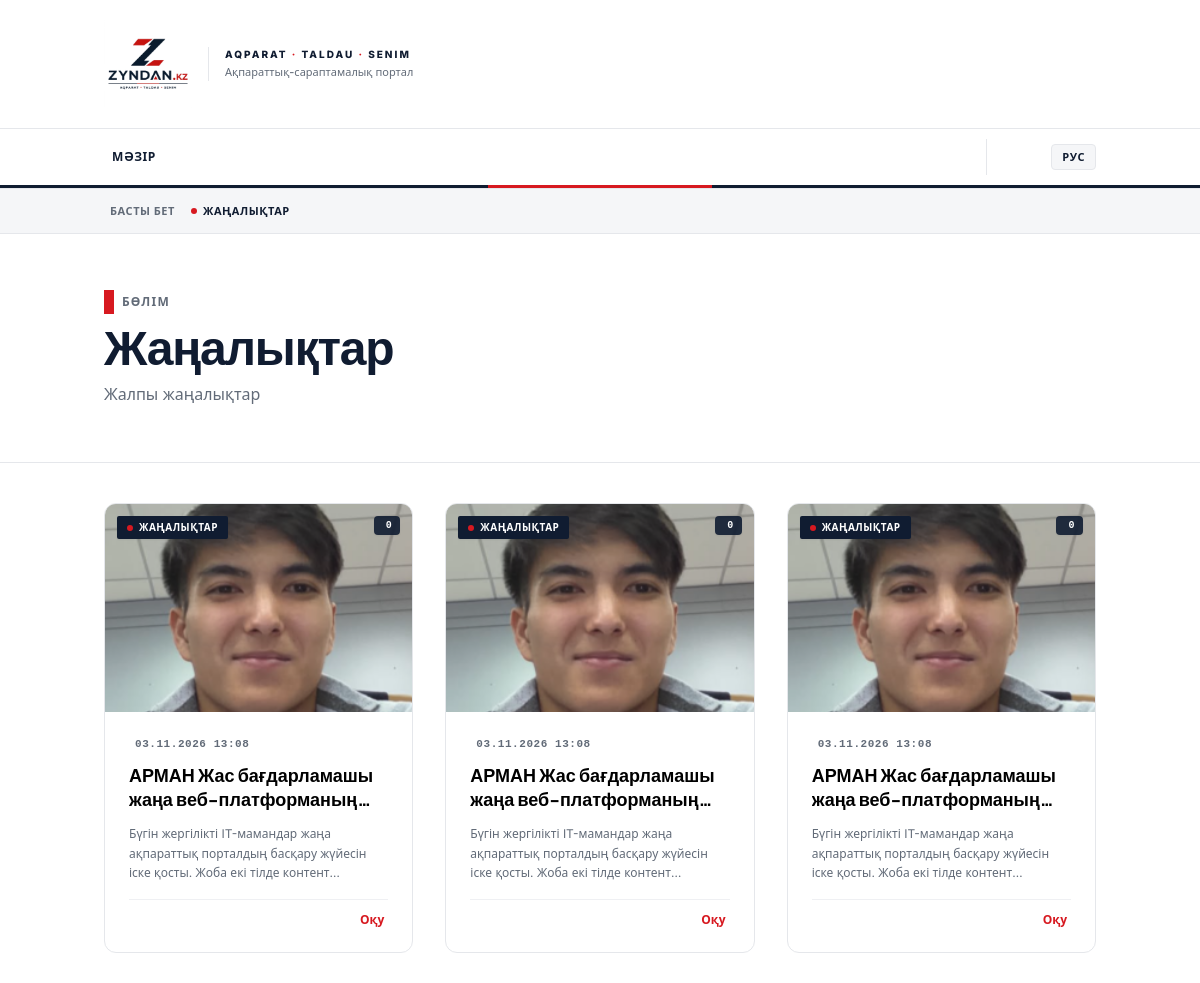
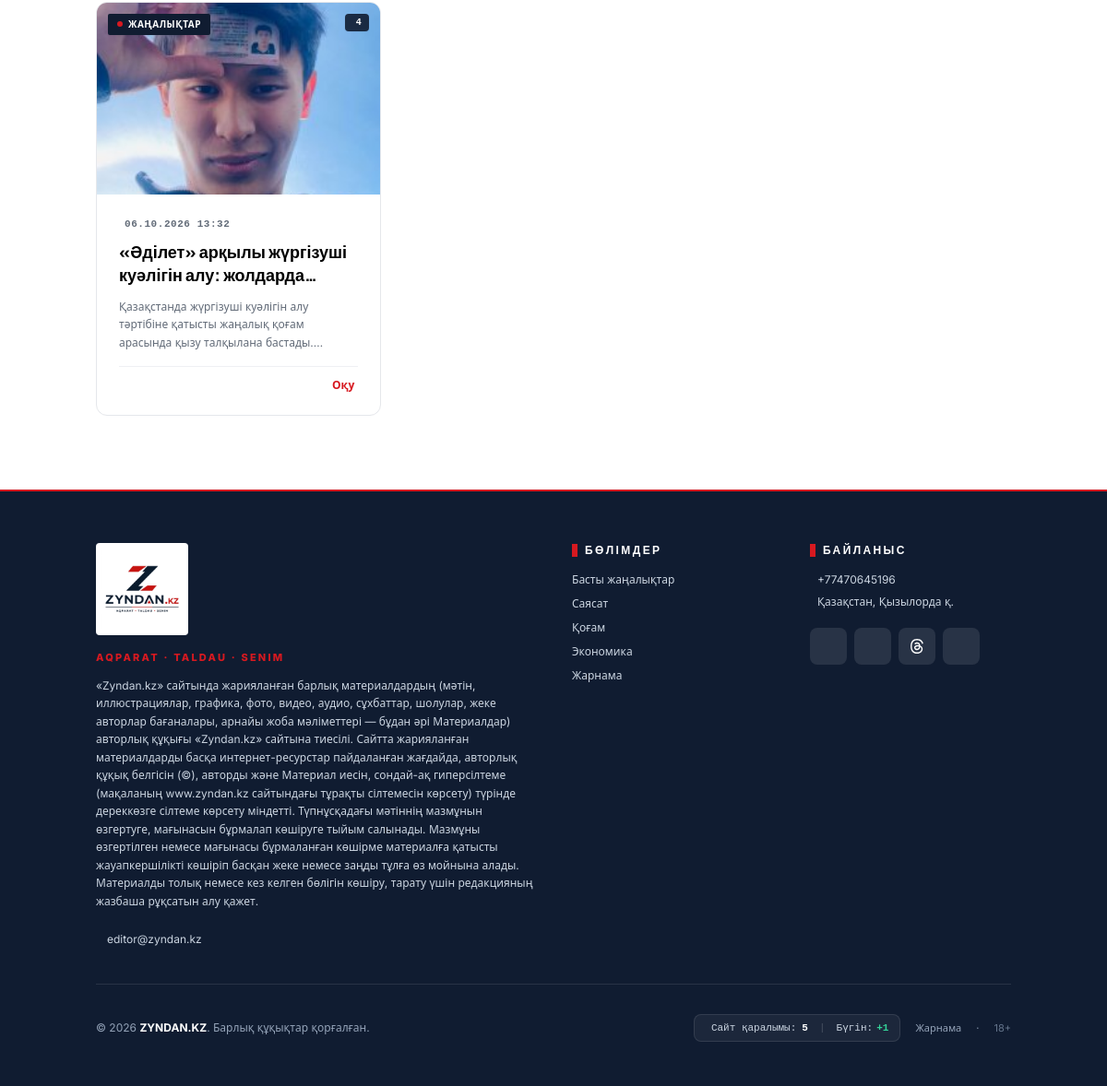
Page /zhanalyqtar on the earlier database version (2 pictures, top to bottom).
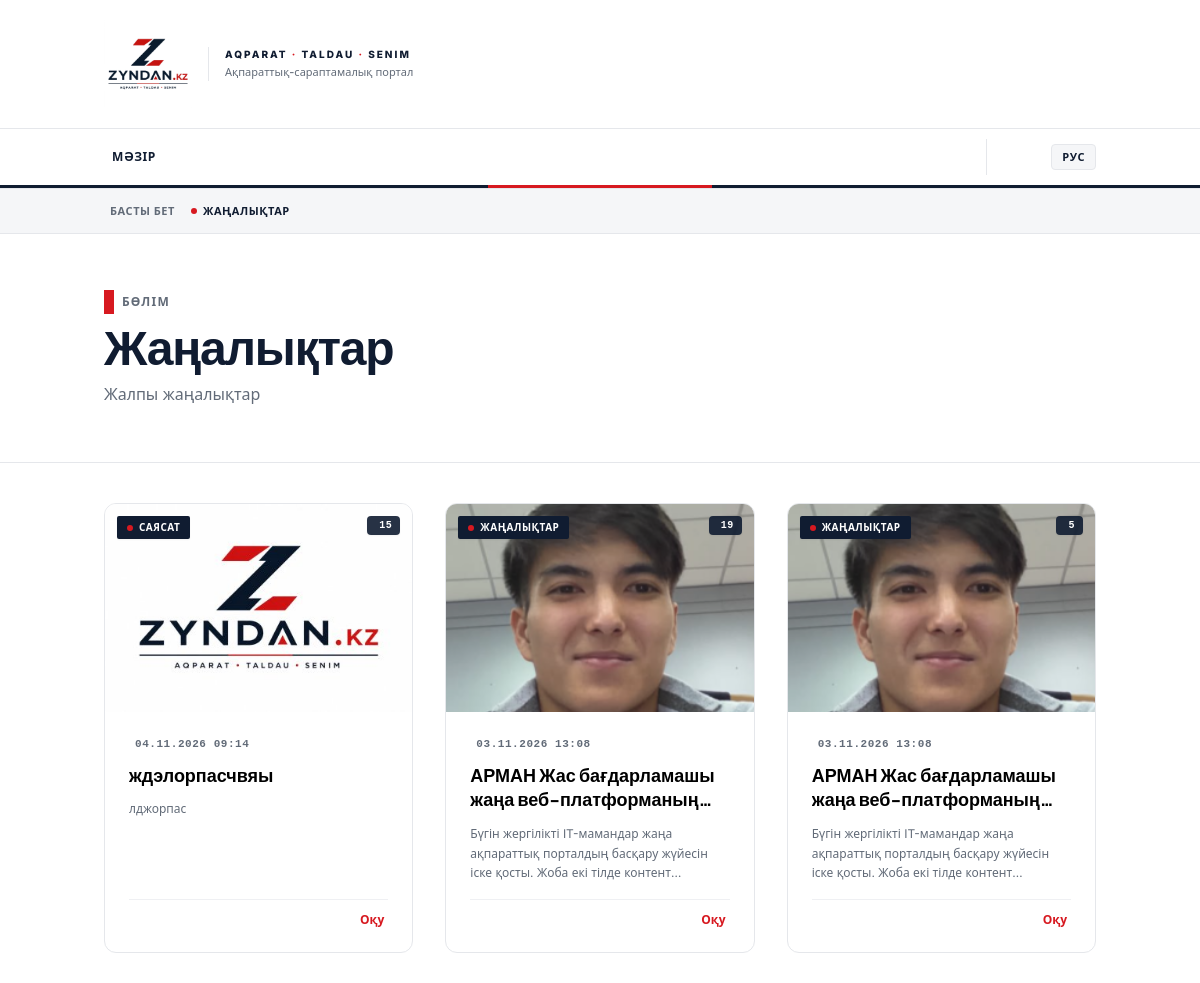
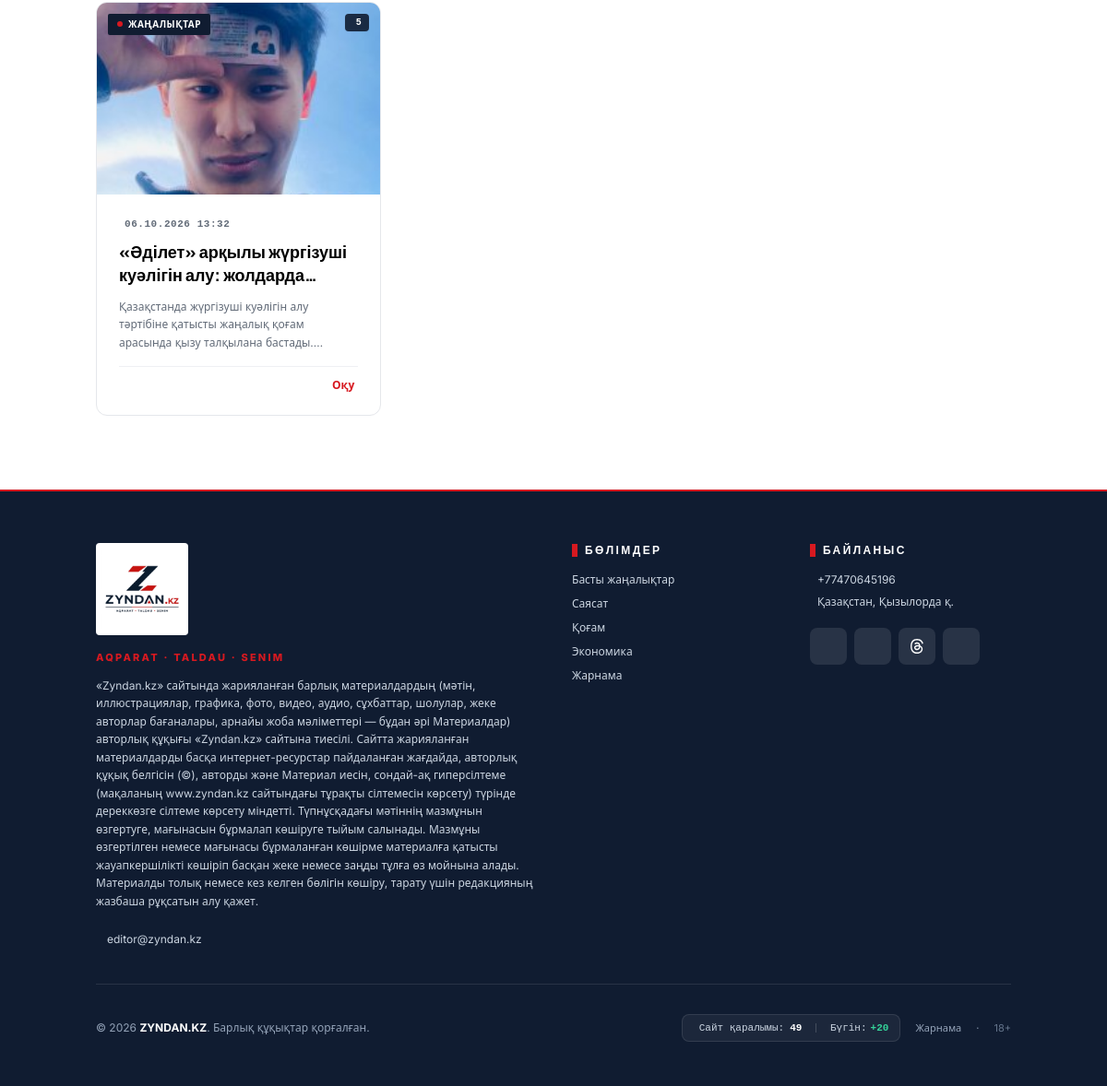
Same page on the later database version (2 pictures, top to bottom).
### tables this page shows
CREATE TABLE `categories` (
  `id` int NOT NULL AUTO_INCREMENT,
  `name_kz` varchar(100) NOT NULL,
  `name_ru` varchar(100) NOT NULL,
  `slug_kz` varchar(100) NOT NULL,
  `slug_ru` varchar(100) NOT NULL,
  `description_kz` text,
  `description_ru` text,
  `sort_order` int DEFAULT '0',
  `created_at` timestamp NULL DEFAULT CURRENT_TIMESTAMP,
  PRIMARY KEY (`id`),
  UNIQUE KEY `slug_kz` (`slug_kz`),
  UNIQUE KEY `slug_ru` (`slug_ru`),
  KEY `idx_slug_kz` (`slug_kz`),
  KEY `idx_slug_ru` (`slug_ru`)
);

CREATE TABLE `posts` (
  `id` int NOT NULL AUTO_INCREMENT,
  `category_id` int DEFAULT NULL,
  `user_id` int DEFAULT NULL,
  `title_kz` varchar(255) NOT NULL,
  `slug_kz` varchar(255) NOT NULL,
  `content_kz` text NOT NULL,
  `excerpt_kz` text,
  `title_ru` varchar(255) DEFAULT NULL,
  `slug_ru` varchar(255) DEFAULT NULL,
  `content_ru` text,
  `excerpt_ru` text,
  `image` varchar(255) DEFAULT NULL,
  `views` int DEFAULT '0',
  `status` enum('draft','published') DEFAULT 'draft',
  `is_featured` tinyint(1) DEFAULT '0',
  `is_announcement` tinyint(1) DEFAULT '0',
  `published_at` timestamp NULL DEFAULT NULL,
  `created_at` timestamp NULL DEFAULT CURRENT_TIMESTAMP,
  `updated_at` timestamp NULL DEFAULT CURRENT_TIMESTAMP ON UPDATE CURRENT_TIMESTAMP,
  PRIMARY KEY (`id`),
  UNIQUE KEY `slug_kz` (`slug_kz`),
  KEY `category_id` (`category_id`),
  KEY `user_id` (`user_id`),
  KEY `idx_slug_kz` (`slug_kz`),
  KEY `idx_slug_ru` (`slug_ru`),
  KEY `idx_status` (`status`),
  KEY `idx_published_at` (`published_at`),
  KEY `idx_views` (`views`),
  KEY `idx_featured` (`is_featured`),
  KEY `idx_announcement` (`is_announcement`),
  FULLTEXT KEY `idx_search_kz` (`title_kz`,`content_kz`),
  FULLTEXT KEY `idx_search_ru` (`title_ru`,`content_ru`),
  CONSTRAINT `posts_ibfk_1` FOREIGN KEY (`category_id`) REFERENCES `categories` (`id`) ON DELETE SET NULL,
  CONSTRAINT `posts_ibfk_2` FOREIGN KEY (`user_id`) REFERENCES `users` (`id`) ON DELETE SET NULL
);

### app/controllers/CategoryController.php (called while the page is built, shortened)
<?php
require_once __DIR__ . '/../../core/Controller.php';
class CategoryController extends Controller
{
    private $postModel;
    private $categoryModel;
    public function __construct()
    {
        $this->postModel = $this->model('PostModel');
        $this->categoryModel = $this->model('CategoryModel');
    }
    public function show($categorySlug)
    {
        $isAllNews = in_array($categorySlug, ['zhanalyqtar', 'novosti', 'all', 'news'], true);
        $category = $this->categoryModel->getBySlug($categorySlug, $this->lang);
        $page = isset($_GET['page']) ? max(1, (int) $_GET['page']) : 1;
        $perPage = 15;
        $offset = ($page - 1) * $perPage;
        if ($isAllNews) {
            $posts = $this->postModel->getPublished($this->lang, $perPage, $offset);
            $totalPosts = $this->postModel->countPublished();
        } else {
            $posts = $this->postModel->getByCategory($categorySlug, $this->lang, $perPage, $offset);
            $totalPosts = $this->postModel->countByCategory($categorySlug, $this->lang);
        }
        $totalPages = max(1, (int) ceil($totalPosts / $perPage));
        $categories = $this->categoryModel->getAllCategories($this->lang);
        $this->view('category/index', [
            'category' => $category,
            'posts' => $posts,
            'categories' => $categories,
            'currentPage' => $page,
            'totalPages' => $totalPages,
            'totalPosts' => $totalPosts
        ]);
    }
}

### public/index.php (called while the page is built, shortened)
<?php
spl_autoload_register(function ($className) {
    $className = str_replace('\\', '/', $className);
    $paths = [
        __DIR__ . '/../core/' . $className . '.php',
        __DIR__ . '/../app/models/' . $className . '.php',
        __DIR__ . '/../app/controllers/' . $className . '.php',
        __DIR__ . '/../app/helpers/' . $className . '.php',
        __DIR__ . '/../app/services/' . $className . '.php',
    ];
    foreach ($paths as $path) {
        if (file_exists($path)) {
            return;
        }
    }
});
$config = require __DIR__ . '/../config/app.php';
$router = new Router();
$route = $router->dispatch();
$method = $route['method'];
$params = $route['params'];
$controller = new $controllerName();
call_user_func_array([$controller, $method], $params);

### config/app.php (called while the page is built)
<?php
return array (
  'name' => 'ZYNDAN.KZ',
  'url' => 'https://zyndan.kz',
  'default_lang' => 'kz',
  'supported_langs' =>
  array (
    0 => 'kz',
    1 => 'ru',
  ),
  'brand_color' => '#101C31',
  'brand_red' => '#D71920',
  'timezone' => 'Asia/Qyzylorda',
  'pagination' => 15,
  'image_sizes' =>
  array (
    'large' =>
    array (
      0 => 800,
      1 => 600,
    ),
    'medium' =>
    array (
      0 => 400,
      1 => 300,
    ),
    'thumbnail' =>
    array (
      0 => 100,
      1 => 100,
    ),
  ),
  'openweather_api_key' => '3ad5e27a7879a17e0354e8ef6c754d6b',
  'weather_city' => 'Kyzylorda,KZ',
  'weather_cache_hours' => 1,
  'currency_cache_hours' => 24,
  'session_lifetime' => 7200,
  'admin_path' => 'admin',
  'recaptcha_site_key' => '6Lcxbl0sAAAAAAiop-H3G_5n6Xevm4O104KFBP6h',
  'recaptcha_secret_key' => '6Lcxbl0sAAAAABTnNyuHqjqyCtFgwaRwCdvTe49_',
  'recaptcha_enabled' => false,
  'contact_email' => 'editor@zyndan.kz',
  'admin_email' => 'admin@zyndan.kz',
  'phone' => '+77470645196',
  'address' => 'Қазақстан, Қызылорда қ.',
  'company_name' => 'ZYNDAN.KZ',
  'info_email' => 'info@zyndan.kz',
  'social_instagram' => 'https://www.instagram.com/zyndan.kz?utm_source=qr&dlrf=b3l2c3V0aHc3cnZ3',
  'social_facebook' => 'https://www.facebook.com/people/Zyndan-KZ/pfbid02sXeGgRiiUymaiPHdx6LAw28LTstctiAbjSmXbrn9g95uC89JVM3Pptbf8eG6aYNRl/?rdid=dJfw75vxvx0rvdfP&share_url=https%3A%2F%2Fwww.facebook.com%2Fshare%2F19nmaGHaF2%2F%3Fref%3D1',
  'social_threads' => 'https://www.threads.com/@zyndan.kz',
  'social_whatsapp' => 'https://wa.me/77470645196',
  'social_telegram' => '#',
  'social_tiktok' => '#',
);

### core/Router.php (called while the page is built, shortened)
<?php
class Router
{
    private $lang = 'kz';
    public function __construct()
    {
        $config = require __DIR__ . '/../config/app.php';
    }
    private function detectLanguage()
    {
        $url = $this->getUrl();
        if (strpos($url, 'ru/') === 0 || $url === 'ru') {
            $this->lang = 'ru';
        } else {
            $this->lang = 'kz';
        }
    }
    public function getLang()
    {
        return $this->lang;
    }
    private function getUrl()
    {
        if (isset($_GET['url'])) {
            return trim($_GET['url'], '/');
        }
        $uri = parse_url($_SERVER['REQUEST_URI'], PHP_URL_PATH);
        return trim($uri, '/');
    }
}

### core/Database.php (called while the page is built, shortened)
<?php
class Database
{
    private static $instance = null;
    private $pdo;
    private function __construct()
    {
        $config = require __DIR__ . '/../config/database.php';
        try {
            $port = !empty($config['port']) ? ";port={$config['port']}" : '';
            $dsn = "mysql:host={$config['host']}{$port};dbname={$config['database']};charset={$config['charset']}";
            $this->pdo = new PDO($dsn, $config['username'], $config['password'], $config['options']);
        } catch (PDOException $e) {
            die("Ошибка подключения к базе данных: " . $e->getMessage());
        }
    }
    public static function getInstance()
    {
        if (self::$instance === null) {
            self::$instance = new self();
        }
        return self::$instance;
    }
    public function query($sql, $params = [])
    {
        $stmt = $this->pdo->prepare($sql);
        $stmt->execute($params);
        return $stmt;
    }
    public function fetchOne($sql, $params = [])
    {
        $stmt = $this->query($sql, $params);
        return $stmt->fetch();
    }
    public function fetchAll($sql, $params = [])
    {
        $stmt = $this->query($sql, $params);
        return $stmt->fetchAll();
    }
    public function execute($sql, $params = [])
    {
        $stmt = $this->pdo->prepare($sql);
        return $stmt->execute($params);
    }
}

### app/models/CategoryModel.php (called while the page is built, shortened)
<?php
require_once __DIR__ . '/../../core/Model.php';
class CategoryModel extends Model
{
    protected $table = 'categories';
    public function getBySlug($slug, $lang)
    {
        $slugColumn = "slug_{$lang}";
        $sql = "SELECT id,
                       name_{$lang} as name,
                       slug_{$lang} as slug,
                       slug_kz, slug_ru,
                       description_{$lang} as description
                FROM {$this->table}
                WHERE {$slugColumn} = ?
                LIMIT 1";
        return $this->db->fetchOne($sql, [$slug]);
    }
}

### core/Model.php (called while the page is built, shortened)
<?php
class Model
{
    public function __construct()
    {
        $this->db = Database::getInstance();
    }
}

### config/database.php (called while the page is built)
<?php
return [
    'host' => getenv('DB_HOST') ?: 'localhost',
    'port' => getenv('DB_PORT') ?: '3306',
    'database' => getenv('DB_NAME') ?: 'qyzylorda_times',
    'username' => getenv('DB_USER') ?: 'qyzylorda_user',
    'password' => getenv('DB_PASS') !== false ? getenv('DB_PASS') : 'qyzylorda_pass_2026',
    'charset' => 'utf8mb4',
    'collation' => 'utf8mb4_unicode_ci',
    'options' => [
        PDO::ATTR_ERRMODE => PDO::ERRMODE_EXCEPTION,
        PDO::ATTR_DEFAULT_FETCH_MODE => PDO::FETCH_ASSOC,
        PDO::ATTR_EMULATE_PREPARES => false,
    ]
];

### app/models/PostModel.php (called while the page is built, shortened)
<?php
require_once __DIR__ . '/../../core/Model.php';
class PostModel extends Model
{
    protected $table = 'posts';
    public function getPublished($lang, $limit = 15, $offset = 0)
    {
        $sql = "SELECT p.*, c.name_{$lang} as category_name, c.slug_{$lang} as category_slug,
                       u.full_name as author_name
                FROM {$this->table} p
                LEFT JOIN categories c ON p.category_id = c.id
                LEFT JOIN users u ON p.user_id = u.id
                WHERE p.status = 'published'
                ORDER BY p.published_at DESC, p.id DESC
                LIMIT {$limit} OFFSET {$offset}";
        return $this->db->fetchAll($sql);
    }
    private function upsertSetting($key, $value)
    {
        $exists = $this->db->fetchOne("SELECT id FROM settings WHERE setting_key = ?", [$key]);
        if ($exists) {
            $this->db->execute("UPDATE settings SET setting_value = ? WHERE setting_key = ?", [$value, $key]);
        } else {
            $this->db->execute("INSERT INTO settings (setting_key, setting_value) VALUES (?, ?)", [$key, $value]);
        }
    }
}

### app/views/category/index.php (the view, shortened to what the rows shown need)
<?php
require_once __DIR__ . '/../partials/_header.php';
?>
<?php require_once __DIR__ . '/../partials/_navigation.php'; ?>
<div class="bg-zyndan-gray border-b border-zyndan-border">
    <div class="container mx-auto px-4 py-3.5">
        <div class="flex items-center text-[11px] font-bold text-zyndan-muted uppercase tracking-wider">
            <a href="/<?= $lang === 'ru' ? 'ru/' : '' ?>" class="hover:text-zyndan-red transition-colors flex items-center gap-1.5">
                <i class="las la-home text-sm"></i> <?= $lang === 'kz' ? 'Басты бет' : 'Главная' ?>
            </a>
            <span class="text-zyndan-navy dark:text-white font-bold flex items-center gap-1.5">
                <span class="w-1.5 h-1.5 bg-zyndan-red rounded-full"></span>
                <?= htmlspecialchars($category['name'] ?? '') ?>
            </span>
        </div>
    </div>
</div>
<div class="bg-white dark:bg-zyndan-navy border-b border-zyndan-border py-6 sm:py-10 md:py-14">
    <div class="container mx-auto px-3 sm:px-4">
        <div class="flex items-center gap-2 mb-2">
            <span class="w-2.5 h-6 bg-zyndan-red inline-block"></span>
            <span class="text-xs font-bold uppercase tracking-widest text-zyndan-muted"><?= $lang === 'ru' ? 'Рубрика' : 'Бөлім' ?></span>
        </div>
        <h1 class="text-2xl sm:text-3xl md:text-5xl font-black mb-2 sm:mb-3 tracking-tight text-zyndan-navy dark:text-white">
            <?= htmlspecialchars($category['name'] ?? '') ?>
        </h1>
        <?php if (!empty($category['description'])): ?>
            <p class="text-sm sm:text-base text-zyndan-muted font-normal max-w-2xl leading-relaxed">
                <?= htmlspecialchars($category['description']) ?>
            </p>
        <?php endif; ?>
    </div>
</div>
<main class="container mx-auto px-3 sm:px-4 py-6 sm:py-10">
    <?php if (isset($posts) && !empty($posts)): ?>
        <div class="grid grid-cols-1 md:grid-cols-2 lg:grid-cols-3 gap-4 sm:gap-6 md:gap-8 mb-8 sm:mb-10">
            <?php foreach ($posts as $post): ?>
                <?php
                $postTitle = $lang === 'kz' ? $post['title_kz'] : $post['title_ru'];
                $postExcerpt = $lang === 'kz' ? $post['excerpt_kz'] : $post['excerpt_ru'];
                $postSlug = $lang === 'kz' ? $post['slug_kz'] : $post['slug_ru'];
                $postCategory = !empty($post['category_slug']) ? $post['category_slug'] : ($category['slug'] ?? 'zhanalyqtar');
                $postCategoryName = !empty($post['category_name']) ? $post['category_name'] : ($category['name'] ?? ($lang === 'kz' ? 'Жаңалықтар' : 'Новости'));
                $postImage = !empty($post['image'])
                    ? '/uploads/medium/' . $post['image']
                    : 'https://placehold.co/400x300/101c31/FFF?text=ZYNDAN.KZ';
                $postDate = date('d.m.Y H:i', strtotime($post['published_at'] ?? 'now'));
                ?>
                <a href="/<?= $lang === 'ru' ? 'ru/' : '' ?><?= $postCategory ?>/<?= $postSlug ?>"
                    class="bg-white dark:bg-zyndan-navy border border-zyndan-border zyndan-card group cursor-pointer rounded-xl overflow-hidden flex flex-col">
                    <div class="relative h-52 overflow-hidden bg-zyndan-gray">
                        <img src="<?= $postImage ?>"
                            class="w-full h-full object-cover group-hover:scale-105 transition-transform duration-500"
                            alt="<?= htmlspecialchars($postTitle) ?>">
                        <div class="absolute top-3 left-3 bg-zyndan-navy text-white text-[10px] font-bold uppercase tracking-wider px-2.5 py-1 rounded-sm shadow-sm flex items-center gap-1.5">
                            <span class="w-1.5 h-1.5 rounded-full bg-zyndan-red"></span>
                            <?= htmlspecialchars($postCategoryName) ?>
                        </div>
                        <span class="absolute top-3 right-3 bg-zyndan-navy/90 text-white text-[10px] font-bold px-2 py-0.5 rounded shadow-sm tracking-wider uppercase flex items-center gap-1 font-mono">
                            <?= number_format($post['views'] ?? 0) ?>
                        </span>
                    </div>
                    <div class="p-6 flex flex-col flex-1 justify-between">
                        <div>
                            <div class="text-[11px] font-semibold text-zyndan-muted mb-2.5 flex items-center gap-1.5 uppercase tracking-wider font-mono">
                                <?= $postDate ?>
                            </div>
                            <h3 class="text-lg font-bold leading-snug text-black dark:text-white group-hover:text-zyndan-red transition-colors mb-3 line-clamp-2">
                                <?= htmlspecialchars($postTitle) ?>
                            </h3>
                            <p class="text-xs text-zyndan-muted line-clamp-3 leading-relaxed mb-4">
                                <?= htmlspecialchars($postExcerpt ?? '') ?>
                            </p>
                        </div>
                        <div class="pt-3 border-t border-zyndan-border/60 flex items-center justify-end text-xs text-zyndan-red font-semibold group-hover:translate-x-1 transition-transform">
                            <?= $lang === 'ru' ? 'Читать' : 'Оқу' ?> <i class="las la-angle-right ml-1"></i>
                        </div>
                    </div>
                </a>
            <?php endforeach; ?>
        </div>
    <?php endif; ?>
</main>
<?php require_once __DIR__ . '/../partials/_footer.php'; ?>

Differences in the rows shown:
removed posts: image (picture), category.name_kz "ЖАҢАЛЫҚТАР", views "0", published_at "03.11.2026 13:08", title_kz "АРМАН Жас бағдарламашы жаңа…", excerpt_kz "Бүгін жергілікті IT-мамандар жаңа ақпараттық порталдың басқару жүйесін іске қосты. Жоба екі тілде…"
added posts: image (picture), category.name_kz "САЯСАТ", views "15", published_at "04.11.2026 09:14", title_kz "ждэлорпасчвяы", excerpt_kz "лджорпас"
changed posts (number 2 of 4 on the later page): views "0" → "19"
changed posts (number 3 of 4 on the later page): views "0" → "5"
changed posts "«Әділет» арқылы жүргізуші куәлігін алу:…": views "4" → "5"
Other differences:
$siteViewsStats['total']: "5" → "49"
$siteViewsStats['today']: "1" → "20"
